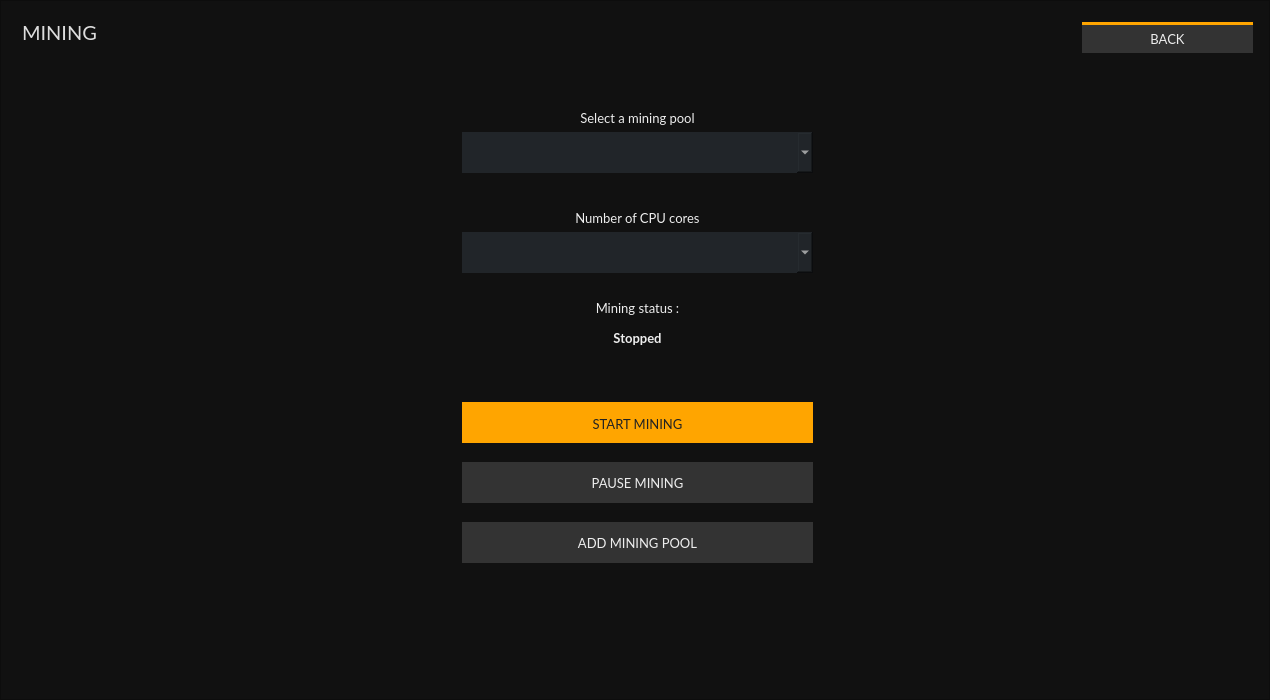
<?xml version="1.0" encoding="UTF-8"?>
<ui version="4.0">
 <class>MiningFrame</class>
 <widget class="QFrame" name="MiningFrame">
  <property name="geometry">
   <rect>
    <x>0</x>
    <y>0</y>
    <width>1270</width>
    <height>700</height>
   </rect>
  </property>
  <property name="font">
   <font>
    <family>Lato</family>
    <pointsize>9</pointsize>
   </font>
  </property>
  <property name="windowTitle">
   <string>Frame</string>
  </property>
  <property name="styleSheet">
   <string notr="true">color: #eee;
background:#111;</string>
  </property>
  <property name="frameShape">
   <enum>QFrame::StyledPanel</enum>
  </property>
  <property name="frameShadow">
   <enum>QFrame::Raised</enum>
  </property>
  <layout class="QVBoxLayout" name="verticalLayout">
   <item>
    <widget class="QGroupBox" name="groupBox">
     <property name="styleSheet">
      <string notr="true">border: 0px; color: #262626;</string>
     </property>
     <property name="title">
      <string/>
     </property>
     <widget class="QLabel" name="label_4">
      <property name="geometry">
       <rect>
        <x>10</x>
        <y>10</y>
        <width>81</width>
        <height>21</height>
       </rect>
      </property>
      <property name="font">
       <font>
        <family>Lato</family>
        <pointsize>-1</pointsize>
       </font>
      </property>
      <property name="styleSheet">
       <string notr="true">color: #ddd; 
font-size: 20px;
font-family: Lato;</string>
      </property>
      <property name="text">
       <string>MINING</string>
      </property>
     </widget>
     <widget class="QLabel" name="label">
      <property name="geometry">
       <rect>
        <x>450</x>
        <y>90</y>
        <width>351</width>
        <height>31</height>
       </rect>
      </property>
      <property name="font">
       <font>
        <family>Lato</family>
        <pointsize>10</pointsize>
       </font>
      </property>
      <property name="styleSheet">
       <string notr="true">color: #eee;</string>
      </property>
      <property name="text">
       <string>Select a mining pool</string>
      </property>
      <property name="alignment">
       <set>Qt::AlignCenter</set>
      </property>
     </widget>
     <widget class="QComboBox" name="m_poolCombo">
      <property name="geometry">
       <rect>
        <x>450</x>
        <y>120</y>
        <width>351</width>
        <height>41</height>
       </rect>
      </property>
      <property name="font">
       <font>
        <family>Lato</family>
        <pointsize>9</pointsize>
       </font>
      </property>
      <property name="styleSheet">
       <string notr="true">background-color: #212529;
border-right: 0px;
color: #e5e5e5;
padding: 5px;</string>
      </property>
      <property name="editable">
       <bool>false</bool>
      </property>
     </widget>
     <widget class="QLabel" name="label_2">
      <property name="geometry">
       <rect>
        <x>450</x>
        <y>190</y>
        <width>351</width>
        <height>31</height>
       </rect>
      </property>
      <property name="font">
       <font>
        <family>Lato</family>
        <pointsize>10</pointsize>
       </font>
      </property>
      <property name="styleSheet">
       <string notr="true">color: #eee;</string>
      </property>
      <property name="text">
       <string>Number of CPU cores</string>
      </property>
      <property name="alignment">
       <set>Qt::AlignCenter</set>
      </property>
     </widget>
     <widget class="QComboBox" name="m_cpuCombo">
      <property name="geometry">
       <rect>
        <x>450</x>
        <y>220</y>
        <width>351</width>
        <height>41</height>
       </rect>
      </property>
      <property name="font">
       <font>
        <family>Lato</family>
        <pointsize>9</pointsize>
       </font>
      </property>
      <property name="styleSheet">
       <string notr="true">background-color: #212529;
border-right: 0px;
color: #e5e5e5;
padding: 5px;</string>
      </property>
     </widget>
     <widget class="QPushButton" name="m_addPoolButton">
      <property name="geometry">
       <rect>
        <x>450</x>
        <y>510</y>
        <width>351</width>
        <height>41</height>
       </rect>
      </property>
      <property name="font">
       <font>
        <family>Lato</family>
        <pointsize>10</pointsize>
       </font>
      </property>
      <property name="styleSheet">
       <string notr="true">color: #eee; background-color: #333; 
border-right: 0px;</string>
      </property>
      <property name="text">
       <string>ADD MINING POOL</string>
      </property>
     </widget>
     <widget class="QLabel" name="label_3">
      <property name="geometry">
       <rect>
        <x>450</x>
        <y>280</y>
        <width>351</width>
        <height>31</height>
       </rect>
      </property>
      <property name="font">
       <font>
        <family>Lato</family>
        <pointsize>10</pointsize>
       </font>
      </property>
      <property name="styleSheet">
       <string notr="true">color: #eee;</string>
      </property>
      <property name="text">
       <string>Mining status :</string>
      </property>
      <property name="alignment">
       <set>Qt::AlignCenter</set>
      </property>
     </widget>
     <widget class="QLabel" name="m_stateLabel">
      <property name="geometry">
       <rect>
        <x>450</x>
        <y>310</y>
        <width>351</width>
        <height>31</height>
       </rect>
      </property>
      <property name="font">
       <font>
        <family>Lato</family>
        <pointsize>10</pointsize>
        <weight>75</weight>
        <bold>true</bold>
       </font>
      </property>
      <property name="styleSheet">
       <string notr="true">color: #eee;</string>
      </property>
      <property name="text">
       <string>Stopped</string>
      </property>
      <property name="alignment">
       <set>Qt::AlignCenter</set>
      </property>
     </widget>
     <widget class="QPushButton" name="m_startButton">
      <property name="geometry">
       <rect>
        <x>450</x>
        <y>390</y>
        <width>351</width>
        <height>41</height>
       </rect>
      </property>
      <property name="font">
       <font>
        <family>Lato</family>
        <pointsize>10</pointsize>
       </font>
      </property>
      <property name="styleSheet">
       <string notr="true">color: #222; background-color: orange; border-top: 3px solid orange;
border-right: 0px;</string>
      </property>
      <property name="text">
       <string>START MINING</string>
      </property>
      <property name="checkable">
       <bool>true</bool>
      </property>
      <attribute name="buttonGroup">
       <string notr="true">m_miningButtonGroup</string>
      </attribute>
     </widget>
     <widget class="QPushButton" name="m_stopButton">
      <property name="enabled">
       <bool>false</bool>
      </property>
      <property name="geometry">
       <rect>
        <x>450</x>
        <y>450</y>
        <width>351</width>
        <height>41</height>
       </rect>
      </property>
      <property name="font">
       <font>
        <family>Lato</family>
        <pointsize>10</pointsize>
       </font>
      </property>
      <property name="styleSheet">
       <string notr="true">color: #eee; background-color: #333; 
border-right: 0px;</string>
      </property>
      <property name="text">
       <string>PAUSE MINING</string>
      </property>
      <property name="checkable">
       <bool>true</bool>
      </property>
      <property name="checked">
       <bool>true</bool>
      </property>
      <attribute name="buttonGroup">
       <string notr="true">m_miningButtonGroup</string>
      </attribute>
     </widget>
     <widget class="QPushButton" name="m_backButton">
      <property name="geometry">
       <rect>
        <x>1070</x>
        <y>10</y>
        <width>171</width>
        <height>31</height>
       </rect>
      </property>
      <property name="font">
       <font>
        <family>Lato</family>
        <pointsize>10</pointsize>
       </font>
      </property>
      <property name="styleSheet">
       <string notr="true">color: #eee; background-color: #333; border-top: 3px solid orange;</string>
      </property>
      <property name="text">
       <string>BACK</string>
      </property>
     </widget>
    </widget>
   </item>
  </layout>
 </widget>
 <resources/>
 <connections>
  <connection>
   <sender>m_startButton</sender>
   <signal>toggled(bool)</signal>
   <receiver>m_startButton</receiver>
   <slot>setDisabled(bool)</slot>
   <hints>
    <hint type="sourcelabel">
     <x>71</x>
     <y>117</y>
    </hint>
    <hint type="destinationlabel">
     <x>71</x>
     <y>117</y>
    </hint>
   </hints>
  </connection>
  <connection>
   <sender>m_stopButton</sender>
   <signal>toggled(bool)</signal>
   <receiver>m_stopButton</receiver>
   <slot>setDisabled(bool)</slot>
   <hints>
    <hint type="sourcelabel">
     <x>194</x>
     <y>117</y>
    </hint>
    <hint type="destinationlabel">
     <x>194</x>
     <y>117</y>
    </hint>
   </hints>
  </connection>
  <connection>
   <sender>m_miningButtonGroup</sender>
   <signal>buttonClicked(QAbstractButton*)</signal>
   <receiver>MiningFrame</receiver>
   <slot>startStopClicked(QAbstractButton*)</slot>
   <hints>
    <hint type="sourcelabel">
     <x>-1</x>
     <y>-1</y>
    </hint>
    <hint type="destinationlabel">
     <x>379</x>
     <y>234</y>
    </hint>
   </hints>
  </connection>
  <connection>
   <sender>m_addPoolButton</sender>
   <signal>clicked()</signal>
   <receiver>MiningFrame</receiver>
   <slot>addPoolClicked()</slot>
   <hints>
    <hint type="sourcelabel">
     <x>380</x>
     <y>29</y>
    </hint>
    <hint type="destinationlabel">
     <x>379</x>
     <y>234</y>
    </hint>
   </hints>
  </connection>
  <connection>
   <sender>m_backButton</sender>
   <signal>clicked()</signal>
   <receiver>MiningFrame</receiver>
   <slot>backClicked()</slot>
   <hints>
    <hint type="sourcelabel">
     <x>1165</x>
     <y>35</y>
    </hint>
    <hint type="destinationlabel">
     <x>634</x>
     <y>349</y>
    </hint>
   </hints>
  </connection>
 </connections>
 <slots>
  <slot>startStopClicked(QAbstractButton*)</slot>
  <slot>addPoolClicked()</slot>
  <slot>backClicked()</slot>
 </slots>
 <buttongroups>
  <buttongroup name="m_miningButtonGroup"/>
 </buttongroups>
</ui>
